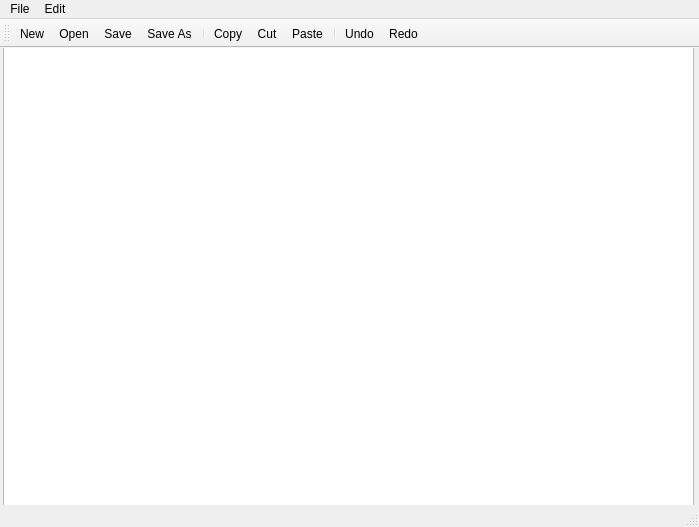
<?xml version="1.0" encoding="UTF-8"?>
<ui version="4.0">
 <class>MainWindow</class>
 <widget class="QMainWindow" name="MainWindow">
  <property name="geometry">
   <rect>
    <x>0</x>
    <y>0</y>
    <width>699</width>
    <height>527</height>
   </rect>
  </property>
  <property name="windowTitle">
   <string>MainWindow</string>
  </property>
  <widget class="QWidget" name="centralWidget">
   <widget class="QTextEdit" name="textEdit">
    <property name="geometry">
     <rect>
      <x>3</x>
      <y>-7</y>
      <width>691</width>
      <height>531</height>
     </rect>
    </property>
   </widget>
  </widget>
  <widget class="QMenuBar" name="menuBar">
   <property name="geometry">
    <rect>
     <x>0</x>
     <y>0</y>
     <width>699</width>
     <height>28</height>
    </rect>
   </property>
   <widget class="QMenu" name="menuFile">
    <property name="title">
     <string>File</string>
    </property>
    <addaction name="actionNew"/>
    <addaction name="actionOpen"/>
    <addaction name="separator"/>
    <addaction name="actionSave"/>
    <addaction name="actionSave_As"/>
   </widget>
   <widget class="QMenu" name="menuEdit">
    <property name="title">
     <string>Edit</string>
    </property>
    <addaction name="actionCopy"/>
    <addaction name="actionCut"/>
    <addaction name="actionPaste"/>
    <addaction name="separator"/>
    <addaction name="actionUndo"/>
    <addaction name="actionRedo"/>
   </widget>
   <addaction name="menuFile"/>
   <addaction name="menuEdit"/>
  </widget>
  <widget class="QToolBar" name="mainToolBar">
   <attribute name="toolBarArea">
    <enum>TopToolBarArea</enum>
   </attribute>
   <attribute name="toolBarBreak">
    <bool>false</bool>
   </attribute>
   <addaction name="actionNew"/>
   <addaction name="actionOpen"/>
   <addaction name="actionSave"/>
   <addaction name="actionSave_As"/>
   <addaction name="separator"/>
   <addaction name="actionCopy"/>
   <addaction name="actionCut"/>
   <addaction name="actionPaste"/>
   <addaction name="separator"/>
   <addaction name="actionUndo"/>
   <addaction name="actionRedo"/>
  </widget>
  <widget class="QStatusBar" name="statusBar"/>
  <action name="actionNew">
   <property name="icon">
    <iconset resource="appresources.qrc">
     <normaloff>:/images/new.png</normaloff>:/images/new.png</iconset>
   </property>
   <property name="text">
    <string>New</string>
   </property>
   <property name="shortcut">
    <string>Ctrl+N</string>
   </property>
  </action>
  <action name="actionOpen">
   <property name="icon">
    <iconset resource="appresources.qrc">
     <normaloff>:/images/open.png</normaloff>:/images/open.png</iconset>
   </property>
   <property name="text">
    <string>Open</string>
   </property>
   <property name="shortcut">
    <string>Ctrl+O</string>
   </property>
  </action>
  <action name="actionSave">
   <property name="icon">
    <iconset resource="appresources.qrc">
     <normaloff>:/images/save.png</normaloff>:/images/save.png</iconset>
   </property>
   <property name="text">
    <string>Save</string>
   </property>
   <property name="shortcut">
    <string>Ctrl+S</string>
   </property>
  </action>
  <action name="actionSave_As">
   <property name="icon">
    <iconset resource="appresources.qrc">
     <normaloff>:/images/saveAs.png</normaloff>:/images/saveAs.png</iconset>
   </property>
   <property name="text">
    <string>Save As</string>
   </property>
  </action>
  <action name="actionCopy">
   <property name="icon">
    <iconset resource="appresources.qrc">
     <normaloff>:/images/copy.png</normaloff>:/images/copy.png</iconset>
   </property>
   <property name="text">
    <string>Copy</string>
   </property>
   <property name="shortcut">
    <string>Ctrl+C</string>
   </property>
  </action>
  <action name="actionCut">
   <property name="icon">
    <iconset resource="appresources.qrc">
     <normaloff>:/images/cut.png</normaloff>:/images/cut.png</iconset>
   </property>
   <property name="text">
    <string>Cut</string>
   </property>
   <property name="shortcut">
    <string>Ctrl+X</string>
   </property>
  </action>
  <action name="actionPaste">
   <property name="icon">
    <iconset resource="appresources.qrc">
     <normaloff>:/images/paste.png</normaloff>:/images/paste.png</iconset>
   </property>
   <property name="text">
    <string>Paste</string>
   </property>
   <property name="shortcut">
    <string>Ctrl+V</string>
   </property>
  </action>
  <action name="actionUndo">
   <property name="icon">
    <iconset resource="appresources.qrc">
     <normaloff>:/images/undo.png</normaloff>:/images/undo.png</iconset>
   </property>
   <property name="text">
    <string>Undo</string>
   </property>
   <property name="shortcut">
    <string>Ctrl+Z</string>
   </property>
  </action>
  <action name="actionRedo">
   <property name="icon">
    <iconset resource="appresources.qrc">
     <normaloff>:/images/redo.png</normaloff>:/images/redo.png</iconset>
   </property>
   <property name="text">
    <string>Redo</string>
   </property>
   <property name="shortcut">
    <string>Ctrl+Alt+Z</string>
   </property>
  </action>
 </widget>
 <layoutdefault spacing="6" margin="11"/>
 <resources>
  <include location="appresources.qrc"/>
 </resources>
 <connections/>
</ui>
